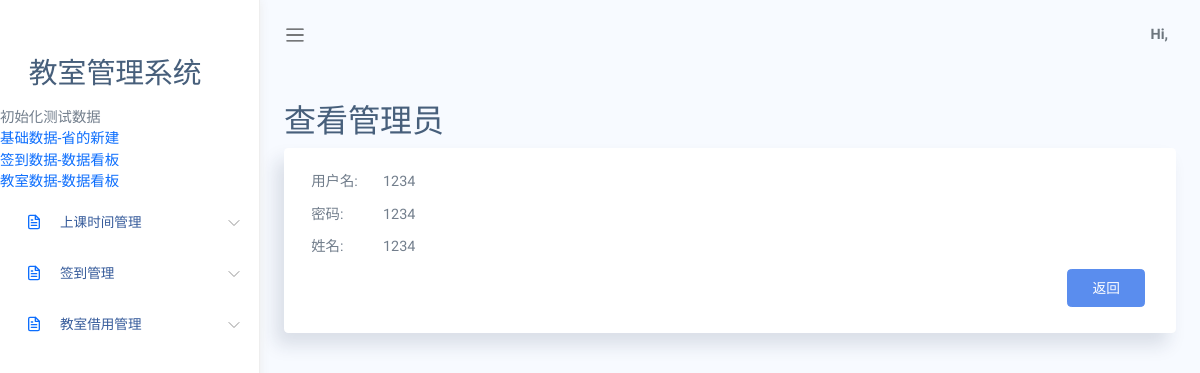
/gly/glydetail?id=1, run on an earlier commit of the app's database.
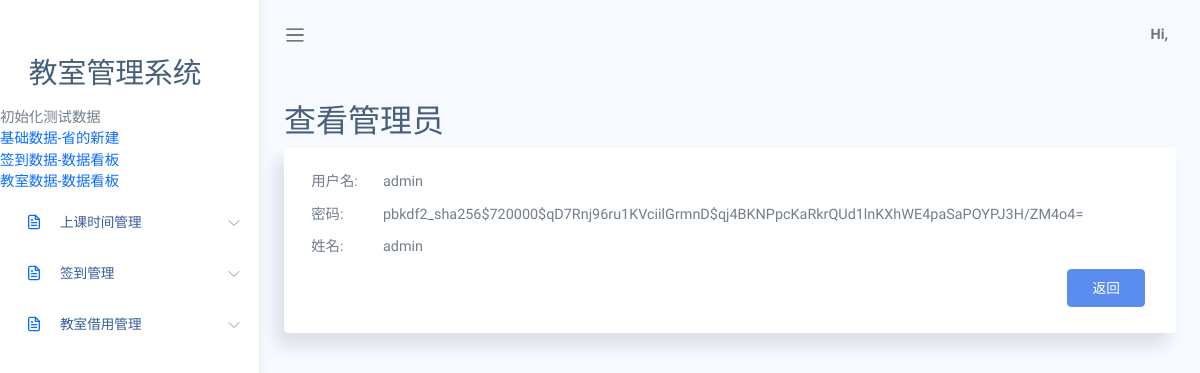
And on a later commit of the database.
### app/models.py (models this page shows)
class gly(models.Model):
    yhm=models.CharField(max_length=40)#用户名
    mm=models.CharField(max_length=40)#密码
    xm=models.CharField(max_length=40)#姓名

### app/views.py (the view)
# urls.py: path('gly/glydetail', views.glydetail),
def glydetail(request):
    id = request.GET.get('id')
    obj = models.gly.objects.get(id=id)
    return render(request, 'gly/glydetail.html', {'obj': obj})

### app/templates/gly/glydetail.html (shortened to what this page needs)
<!DOCTYPE html>
<html lang="en">
<head>
    <link rel="stylesheet" href="/static/assets/css/bootstrap.css">
<link rel="stylesheet" href="/static/assets/vendors/simple-datatables/style.css">
    <link rel="stylesheet" href="/static/assets/vendors/perfect-scrollbar/perfect-scrollbar.css">
    <link rel="stylesheet" href="/static/assets/css/app.css">
</head>
<body>
    <div id="app">
        <div id="sidebar" class='active'>
            <div class="sidebar-wrapper active">
   {% include "../menu.html" %}
</div>
        </div>
        <div id="main">
    {% include "../header.html" %}
<div class="main-content container-fluid">
    <div class="page-title">
        <div class="row">
            <div class="col-12 col-md-6 order-md-1 order-last">
                <h3>查看管理员</h3>
            </div>
        </div>
    </div>
    <section class="section">
        <div class="card">
            <div class="card-content">
            <div class="card-body">
                <form class="form form-horizontal"   name="form" action="/gly/glylist" method="post">
                <div class="form-body">
                    <div class="row">
                    <div class="col-md-1">
                        <label>用户名:</label>
                    </div>
                    <div class="col-md-11 form-group">
				{{ obj.yhm }}
                    </div>
                    <div class="col-md-1">
                        <label>密码:</label>
                    </div>
                    <div class="col-md-11 form-group">
				{{ obj.mm }}
                    </div>
                    <div class="col-md-1">
                        <label>姓名:</label>
                    </div>
                    <div class="col-md-11 form-group">
				{{ obj.xm }}
                    </div>
                    <div class="col-sm-12 d-flex justify-content-end">
                        <button type="submit" class="btn btn-primary mr-1 mb-1"  >返回</button>
                    </div>
                    </div>
                </div>
                </form>
            </div>
            </div>
        </div>
    </section>
</div>
        </div>
    </div>
</body>
</html>

What changed in the data, as far as the page shows it:
changed gly: yhm "1234" → "admin"; mm "1234" → "pbkdf2_sha256$720000$qD7Rnj96ru1KVciilGrmnD$qj4BKNPpcKaRkrQUd1lnKXhWE4paSaPOYPJ3H/ZM4o4="; xm "1234" → "admin"
